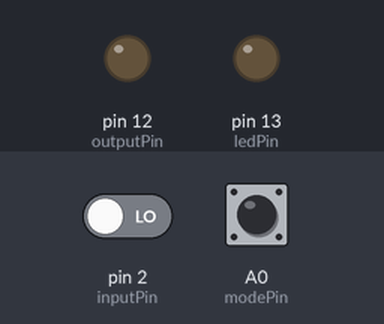
Recording of a sketch running on a simulated Arduino Uno, built with avr-gcc and run on an emulated ATmega328P. Parts: output pins drawn as LEDs (lit = HIGH). The inputs (shaded band) are chosen by the test bench; at power-on: pin 2 (inputPin) LOW, A0 (modePin) HIGH.

Above: at 1.2 s.
1.3 s: pin 2 (inputPin) driven HIGH
At 2.1 s:
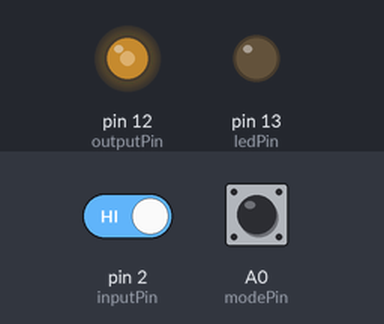
4.3 s: A0 (modePin) pulled LOW for 0.15 s
At 4.7 s:
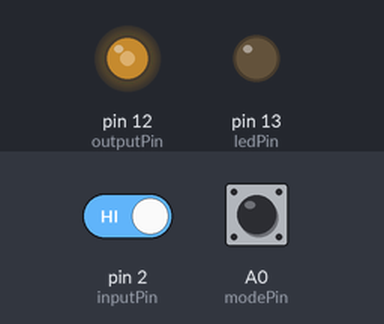
7.3 s: A0 (modePin) pulled LOW for 3.2 s
At 8.1 s:
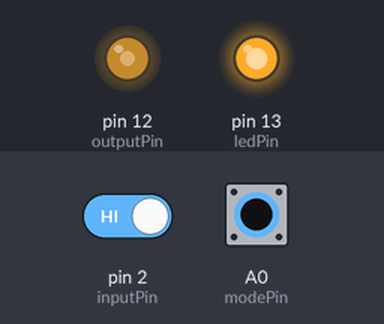
12.0 s: pin 2 (inputPin) driven LOW and A0 (modePin) driven LOW
At 12.6 s:
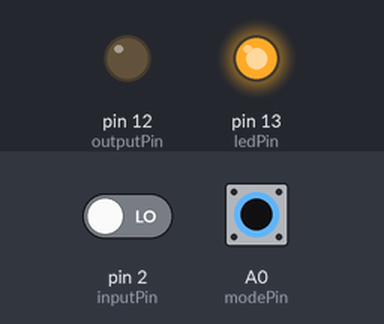
13.5 s: A0 (modePin) driven HIGH
At 14.6 s:
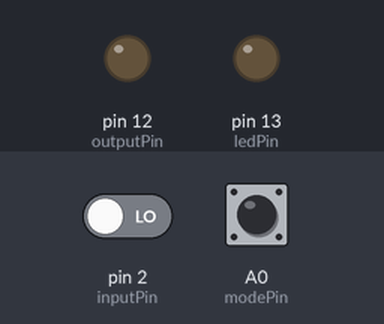
15.0 s: A0 (modePin) driven LOW
At 15.8 s:
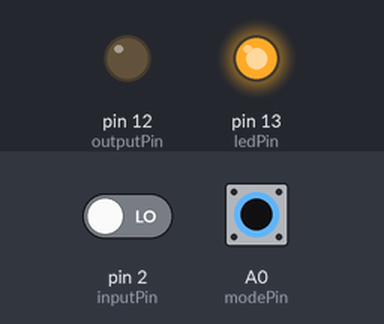
Timing chart, 0 to 17.5 s (numbered marks = the images above; inputs shaded):
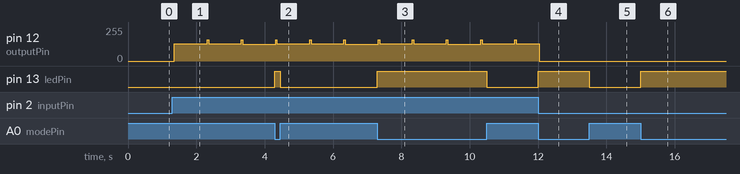

Measured:
- after the input at 1.3 s, pin 12 (outputPin): 0/255 → 128/255 after 0.06 s, → 127/255 2.0 s later
- after the input at 4.3 s, pin 13 (ledPin): LOW → HIGH at once, → LOW 0.15 s later
- after the input at 7.3 s, pin 13 (ledPin): LOW → HIGH at once, → LOW 3.2 s later
- after the input at 12.0 s, pin 13 (ledPin): LOW → HIGH at once
- after the input at 13.5 s, pin 13 (ledPin): HIGH → LOW at once
- after the input at 15.0 s, pin 13 (ledPin): LOW → HIGH at once

The sketch:

intan_Avisoft_synch_extend_100th_pulse.ino
```cpp
// https://www.instructables.com/Arduino-Timer-Interrupts/

const byte inputPin = 2; // start recording pin
const byte intanPin = 11; // intan output
const byte outputPin = 12; // camera output

const byte modePin = A0; // mode select
const byte ledPin = LED_BUILTIN; // led pin

int mode = 0; // could be used to set different frequencies

#define MODE_0 0
#define MODE_1 1

volatile boolean record_on = 0;
// volatile boolean is_first_call = 1;
volatile boolean toggle1 = 0;
volatile uint8_t counter_for_100th_pulse = 0;

void setup() {
  // put your setup code here, to run once:

  pinMode(inputPin, INPUT);
  pinMode(modePin, INPUT_PULLUP);
  pinMode(outputPin, OUTPUT);
  pinMode(ledPin, OUTPUT);

  cli();

  //set timer1 interrupt at desired freq
  TCCR1A = 0; // set entire TCCR1A register to 0
  TCCR1B = 0; // same for TCCR1B
  TCNT1  = 0; //initialize counter value to 0
  // set compare match register for 100hz increments (2*freq)
  OCR1A = 9999; // = (16*10^6) / (2*freq*8) - 1 (must be <65536)
  // turn on CTC mode
  TCCR1B |= (1 << WGM12);
  // Set CS11 bits for 8 prescaler
  TCCR1B |= (1 << CS11);
  // enable timer compare interrupt
  TIMSK1 |= (1 << OCIE1A);

  attachInterrupt(digitalPinToInterrupt(inputPin), start_timer, RISING);

  sei(); //allow interrupts

  //Serial.begin(38400);
}

ISR(TIMER1_COMPA_vect){
  //generates pulse wave of timer freq/2 (takes two cycles for full wave- toggle high then toggle low)
  if (record_on){
    if (counter_for_100th_pulse<=197){
      if (toggle1){
          digitalWrite(outputPin,HIGH);
          toggle1 = 0;
      }
      else
      {
          digitalWrite(outputPin,LOW);
          toggle1 = 1;
      }
      counter_for_100th_pulse++;
    }
    // for 99th pulse, keep it HIGH, i.e., do not change digitalWrite() value; also increment counter
    if (counter_for_100th_pulse>197 && counter_for_100th_pulse<201){
      counter_for_100th_pulse++;
    }
    // at next half pulse increment, keep LOW, and reset counter, then next pulse will be HIGH
    if (counter_for_100th_pulse>=201){
      counter_for_100th_pulse = 0;
    }
  }
  else{
    digitalWrite(outputPin,LOW);
  }
}

void start_timer()
{
    // reset timer count
    TCNT1 = 0;
    // set timer and intan output to HIGH
    digitalWrite(outputPin,HIGH);
    digitalWrite(intanPin,HIGH);

    // timer output starts at HIGH, so next value must be LOW (0)
    toggle1 = 0;

    // reset counter value at new recording start
    counter_for_100th_pulse = 0;
}


void loop() {

  mode = 1-digitalRead(modePin);
  digitalWrite(ledPin, mode);

  record_on = digitalRead(inputPin);
  digitalWrite(intanPin, record_on);

  // ensure counter is reset after the 99th pulse
//  if (counter_for_100th_pulse > 200){
//    counter_for_100th_pulse = 0;
//    }
}
```
